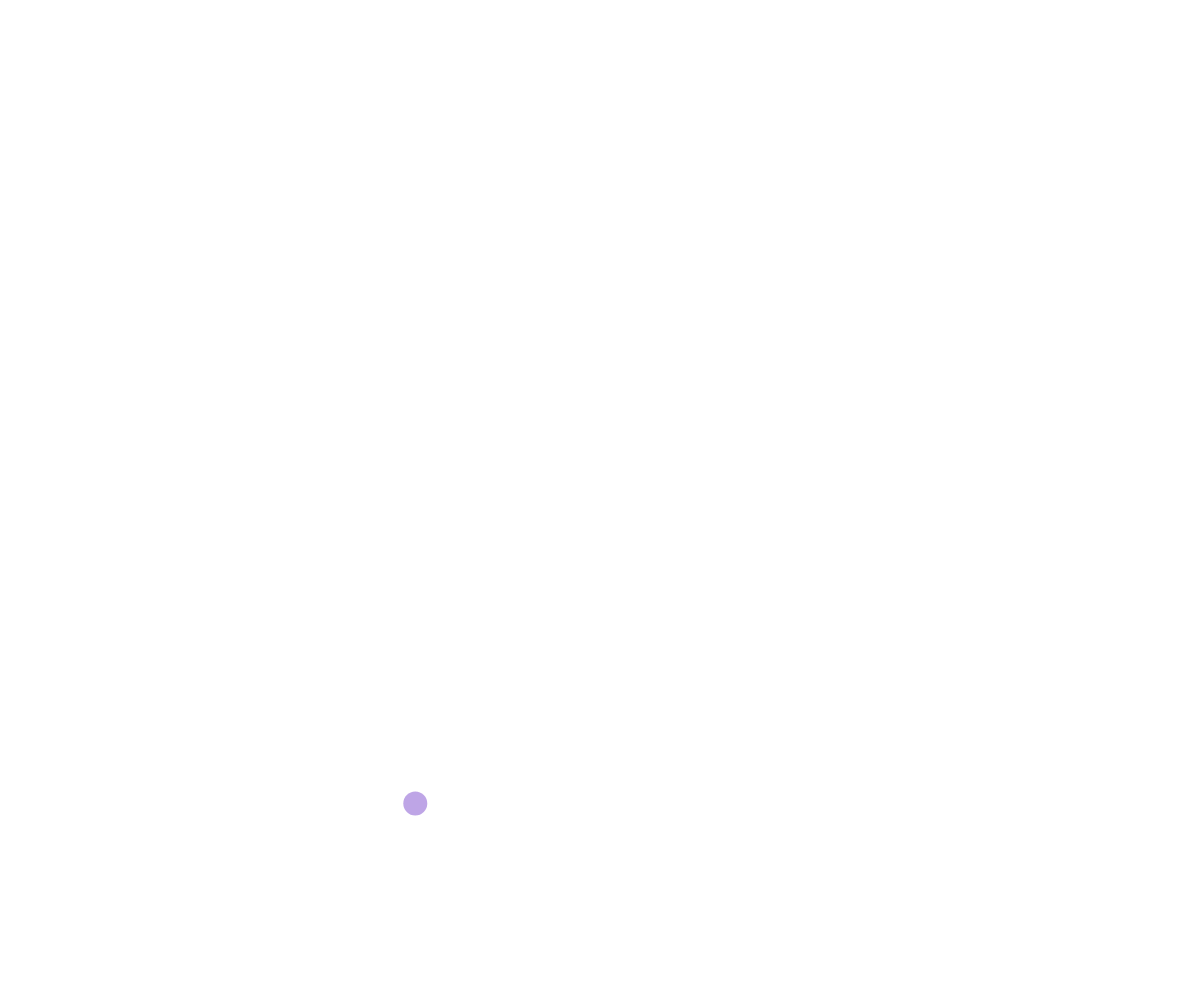
Frame 1 (no input)
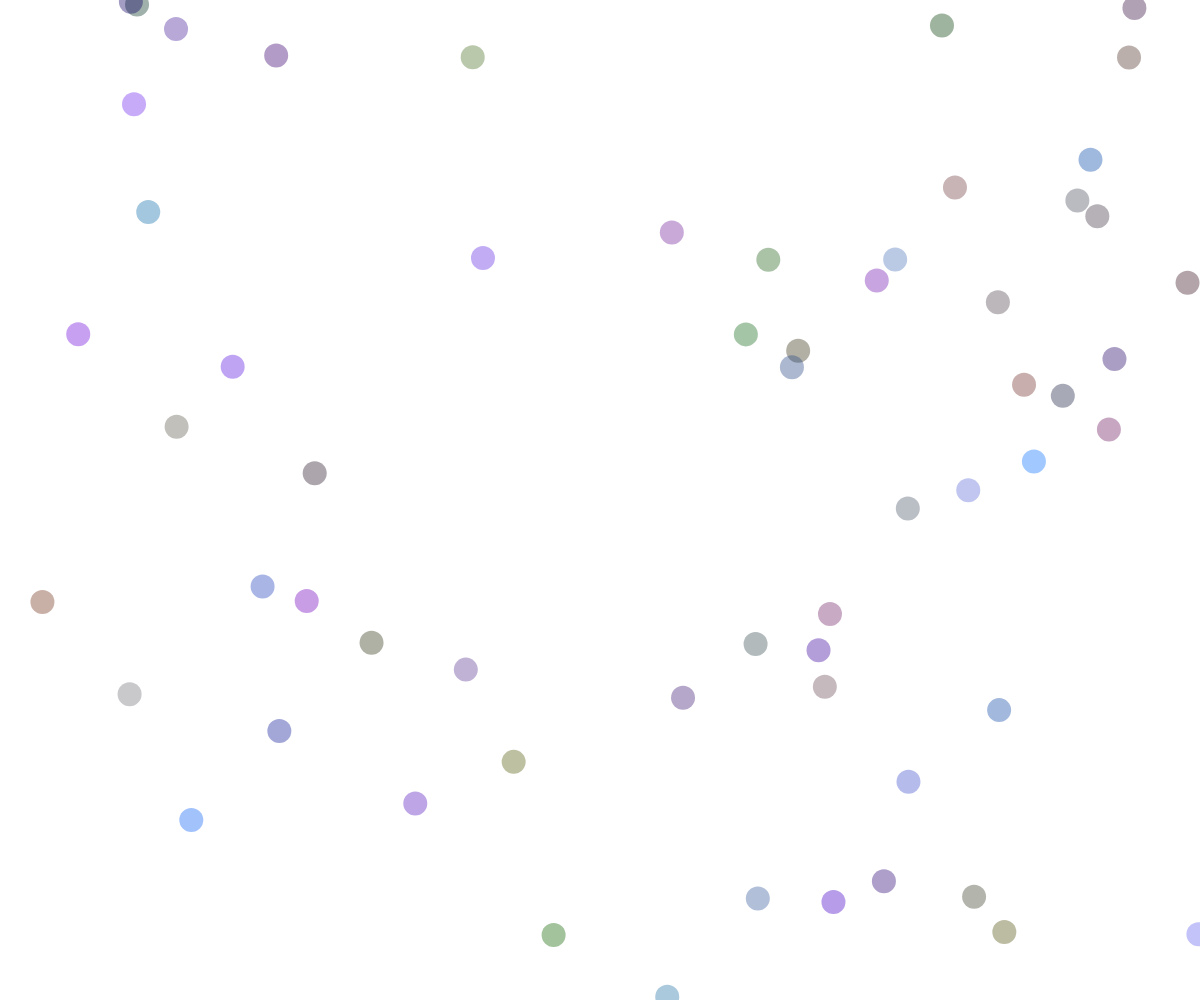
Frame 60 (no input)
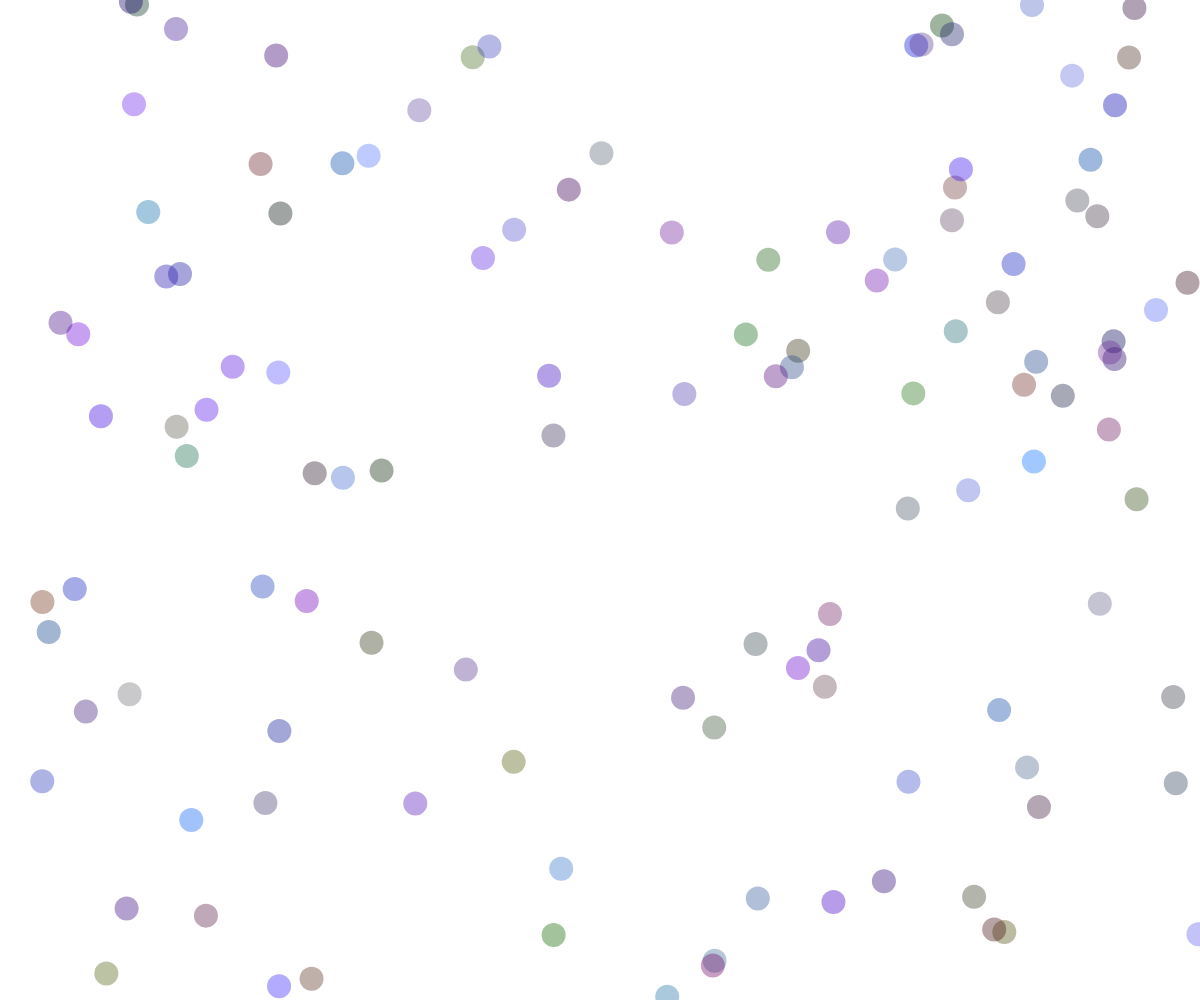
Frame 120 (the mouse pressed at the canvas centre since frame 60)

The p5.js sketch that drew these frames (run headless with seeded random() and noise() and a simulated clock; from frame 60 on, the mouse is pressed at the canvas centre):

// p5.js sketch
// ── sketch.js
let x, y, r, g, b;

function setup() {
  createCanvas(windowWidth, windowHeight);
  background(255);
}

function draw() {
  r = random(10, 120);
  g = random(120);
  b = random(255);
  x = random(width);
  y = random(height);
  noStroke();
  fill(r, g, b, 100);
  circle(x, y, 24);
}
